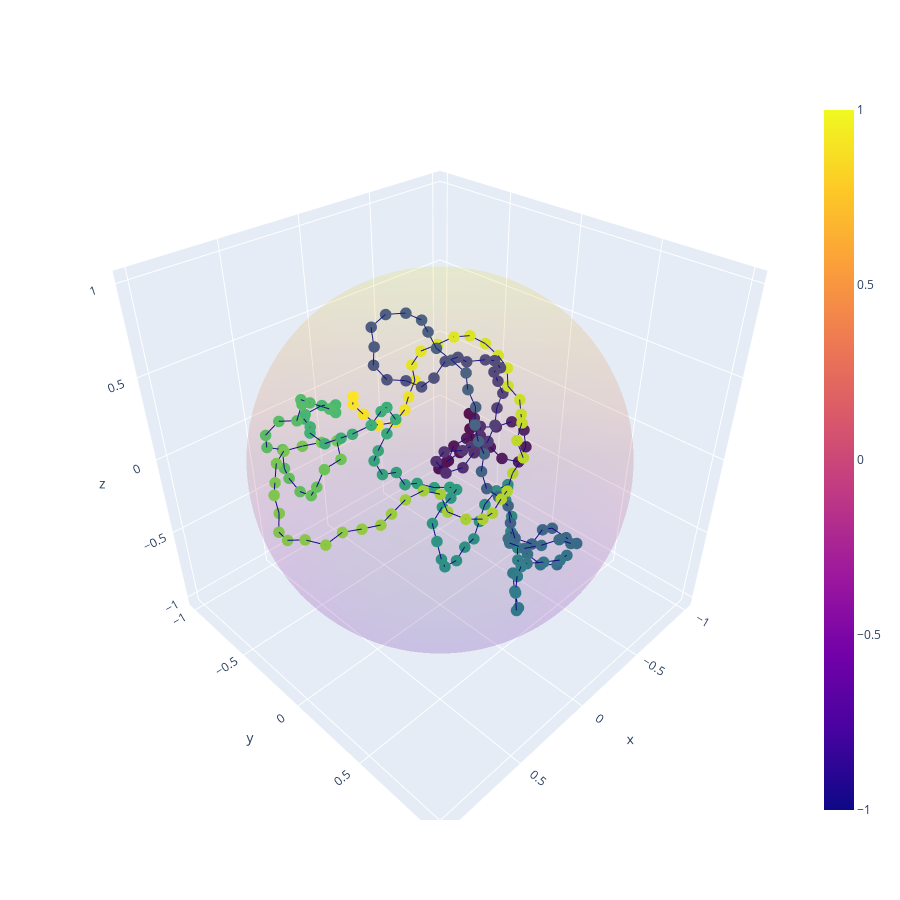

Notebook code for this chart:
### Code cell
plot_structure_in_sphere(synthetic_biological_structure)

### Figure 1 — Plotly figure (JSON) as saved in the notebook; plotly's stock layout.template omitted (floating-point values rounded to 4 significant figures; data arrays with more than 128 entries replaced by an {"elided": "..."} marker saying what was removed)
{"data": [{"opacity": 0.1, "type": "surface", "x": {"elided": "100x100 float values"}, "y": {"elided": "100x100 float values"}, "z": {"elided": "100x100 float values"}}, {"line": {"color": "darkblue", "width": 2}, "marker": {"color": {"elided": "202 int values"}, "colorscale": [[0, "#440154"], [0.1111, "#482878"], [0.2222, "#3e4989"], [0.3333, "#31688e"], [0.4444, "#26828e"], [0.5556, "#1f9e89"], [0.6667, "#35b779"], [0.7778, "#6ece58"], [0.8889, "#b5de2b"], [1, "#fde725"]], "size": 4}, "type": "scatter3d", "x": {"elided": "202 float values"}, "y": {"elided": "202 float values"}, "z": {"elided": "202 float values"}}], "layout": {"height": 900, "width": 900}}
